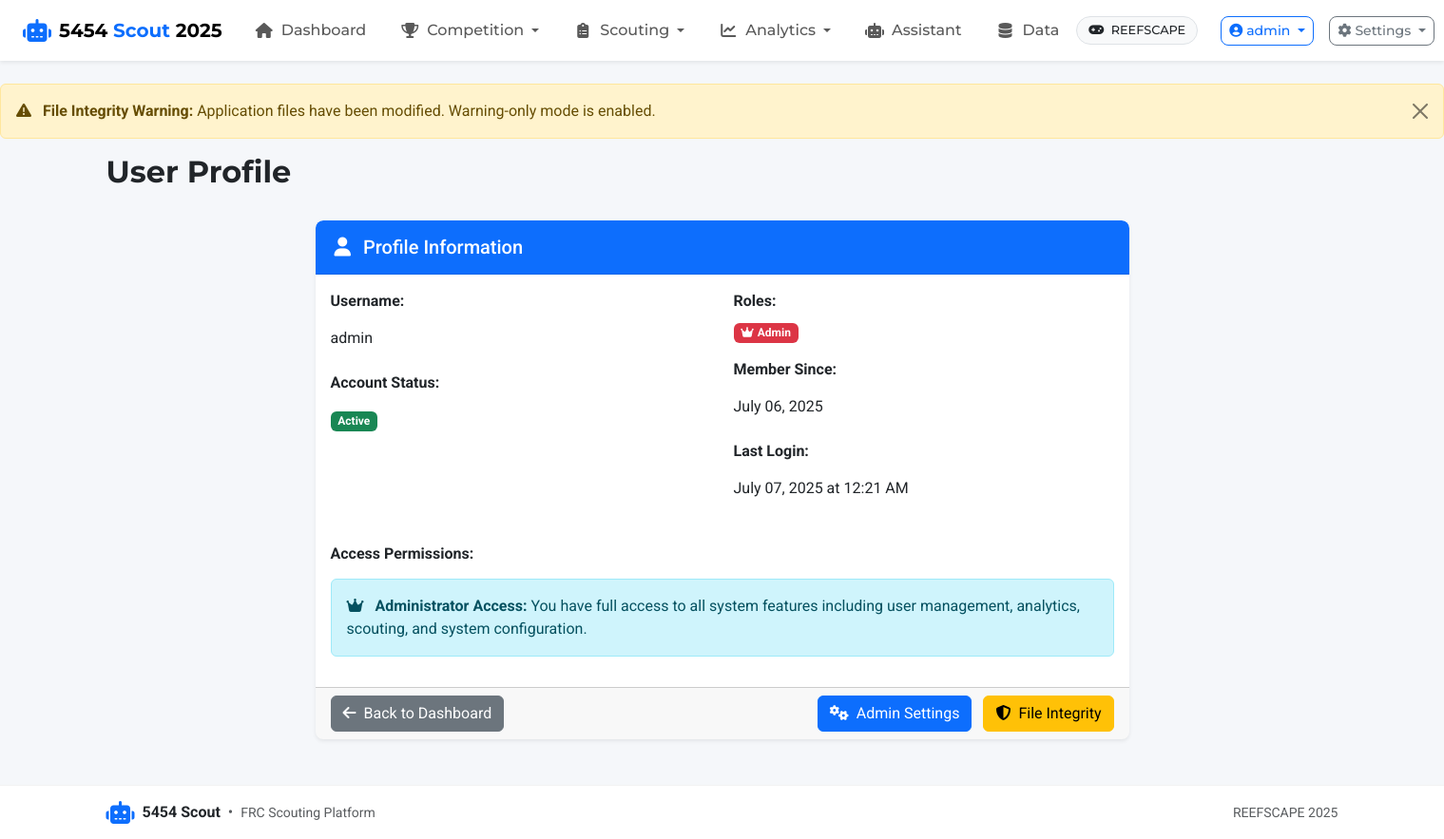
Before: /auth/profile (signed in) with the older database file.
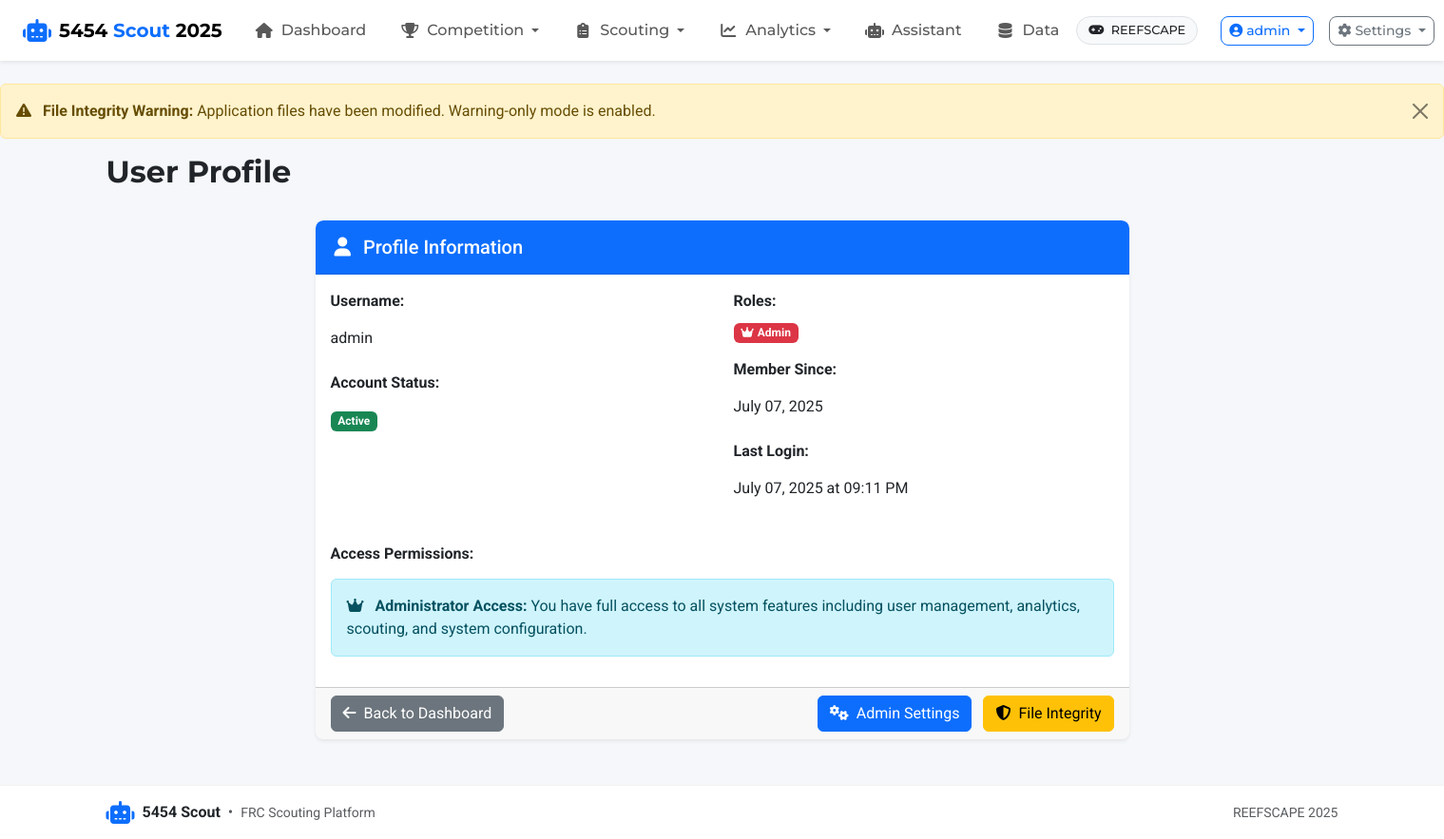
After: the same page with the newer database file.
### app/models.py (models this page shows, shortened)
class User(UserMixin, db.Model):
    id = db.Column(db.Integer, primary_key=True)
    username = db.Column(db.String(80), unique=True, nullable=False)
    email = db.Column(db.String(120), unique=True, nullable=True)
    password_hash = db.Column(db.String(128))
    is_active = db.Column(db.Boolean, default=True)
    created_at = db.Column(db.DateTime, default=datetime.utcnow)
    last_login = db.Column(db.DateTime)
    roles = db.relationship('Role', secondary=user_roles, lazy='subquery',
                           backref=db.backref('users', lazy=True))
    def has_role(self, role_name):
        return any(role.name == role_name for role in self.roles)

### app/routes/auth.py (the view)
@bp.route('/profile')
@login_required
def profile():
    return render_template('auth/profile.html', user=current_user)

### app/routes/auth.py (called while the page is built)
@bp.app_context_processor
def inject_auth_vars():
    return {
        'current_user': current_user,
        'user_has_role': lambda role: current_user.is_authenticated and current_user.has_role(role)
    }

### run.py (called while the page is built)
@app.before_request
def check_first_run():
    if not User.query.first() and request.path != '/auth/login':
        flash('Database is being initialized. Please wait...', 'info')
        return redirect(url_for('auth.login'))

### app/templates/auth/profile.html (shortened to what the changed rows need)
{% extends 'base.html' %}
{% block heading %}User Profile{% endblock %}
{% block content %}
<div class="row">
    <div class="col-md-8 offset-md-2">
        <div class="card">
            <div class="card-body">
                <div class="row">
                    <div class="col-md-6">
                        <div class="mb-3">
                            <label class="form-label fw-bold">Username:</label>
                            <p class="form-control-plaintext">{{ user.username }}</p>
                        </div>
                    </div>
                    <div class="col-md-6">
                        <div class="mb-3">
                            <label class="form-label fw-bold">Member Since:</label>
                            <p class="form-control-plaintext">{{ user.created_at.strftime('%B %d, %Y') }}</p>
                        </div>
                        {% if user.last_login %}
                        <div class="mb-3">
                            <label class="form-label fw-bold">Last Login:</label>
                            <p class="form-control-plaintext">{{ user.last_login.strftime('%B %d, %Y at %I:%M %p') }}</p>
                        </div>
                        {% endif %}
                    </div>
                </div>
            </div>
        </div>
    </div>
</div>
{% endblock %}

### app/templates/base.html (shortened to what the changed rows need)
<!DOCTYPE html>
<html lang="en" class="h-100">
<head>
    <link href="https://cdn.jsdelivr.net/npm/bootstrap@5.3.2/dist/css/bootstrap.min.css" rel="stylesheet">
    <link href="https://cdnjs.cloudflare.com/ajax/libs/font-awesome/6.4.0/css/all.min.css" rel="stylesheet">
    <link href="https://cdn.jsdelivr.net/npm/select2@4.1.0-rc.0/dist/css/select2.min.css" rel="stylesheet">
    <link href="https://cdn.jsdelivr.net/npm/select2-bootstrap-5-theme@1.3.0/dist/select2-bootstrap-5-theme.min.css" rel="stylesheet">
    <link rel="stylesheet" href="{{ url_for('static', filename='css/styles.css') }}">
</head>
<body class="d-flex flex-column h-100">
    <header class="app-header">
        <nav class="navbar navbar-expand-lg navbar-light shadow-sm">
            <div class="container-fluid px-lg-4 px-md-3 px-2">
                <div class="collapse navbar-collapse" id="navbarMain">
                    <div class="d-flex align-items-center navbar-actions">
                        {% if current_user.is_authenticated %}
                        <div class="dropdown me-2">
                            <button class="btn btn-outline-primary btn-sm d-flex align-items-center dropdown-toggle"
                                    type="button" data-bs-toggle="dropdown" aria-expanded="false">
                                <i class="fas fa-user-circle me-1"></i>
                                <span class="d-none d-md-inline">{{ current_user.username }}</span>
                            </button>
                        </div>
                        {% endif %}
                    </div>
                </div>
            </div>
        </nav>
    </header>
    <main class="flex-shrink-0 py-4">
        <div class="container">
            <div class="row mb-4">
                <div class="col-12">
                    <h1 class="page-title">{% block heading %}FRC Scouting Platform{% endblock %}</h1>
                </div>
            </div>
            {% block content %}{% endblock %}
        </div>
    </main>
</body>
</html>

Changed rows visible on the page:
changed User "admin": created_at "July 06, 2025" → "July 07, 2025"; last_login "July 07, 2025 at 12:21 AM" → "July 07, 2025 at 09:11 PM"
